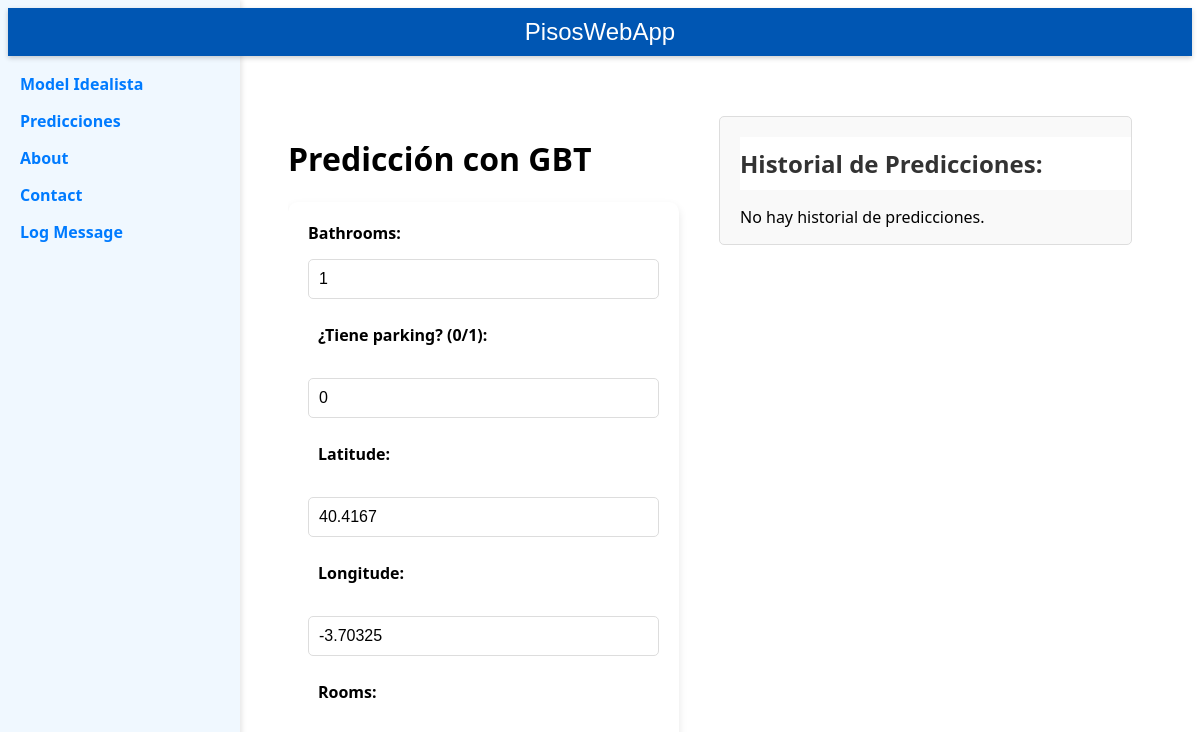
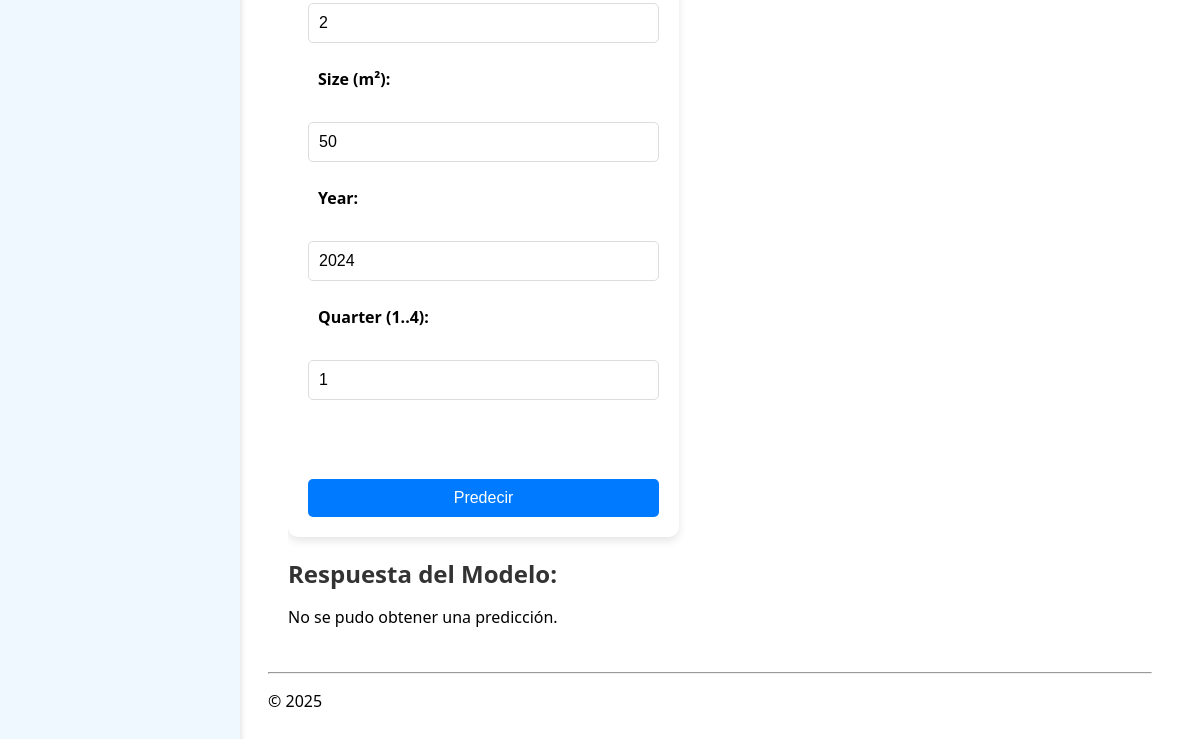
The page /predictions/ on the database as committed earlier (2 pictures, top to bottom).
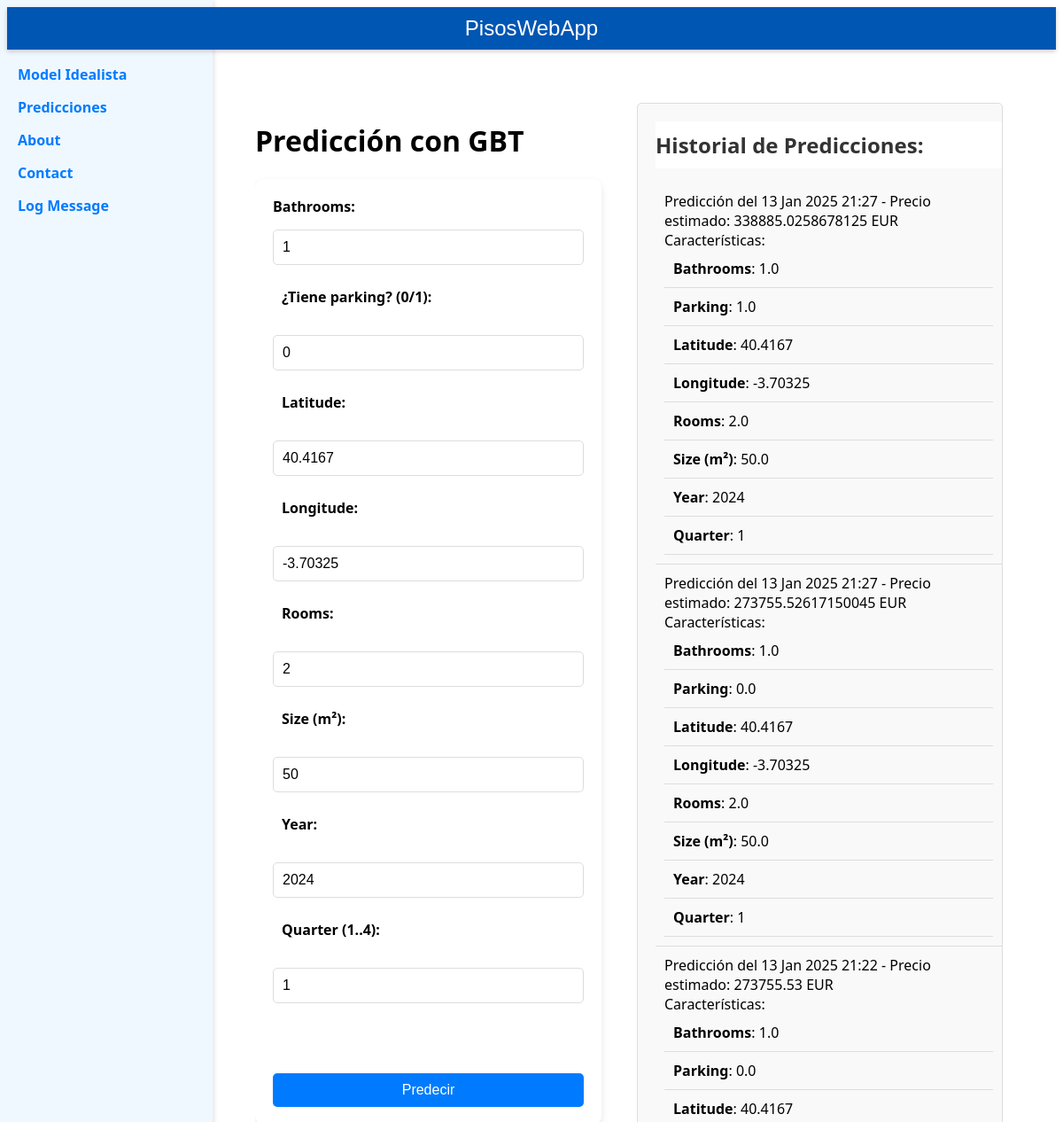
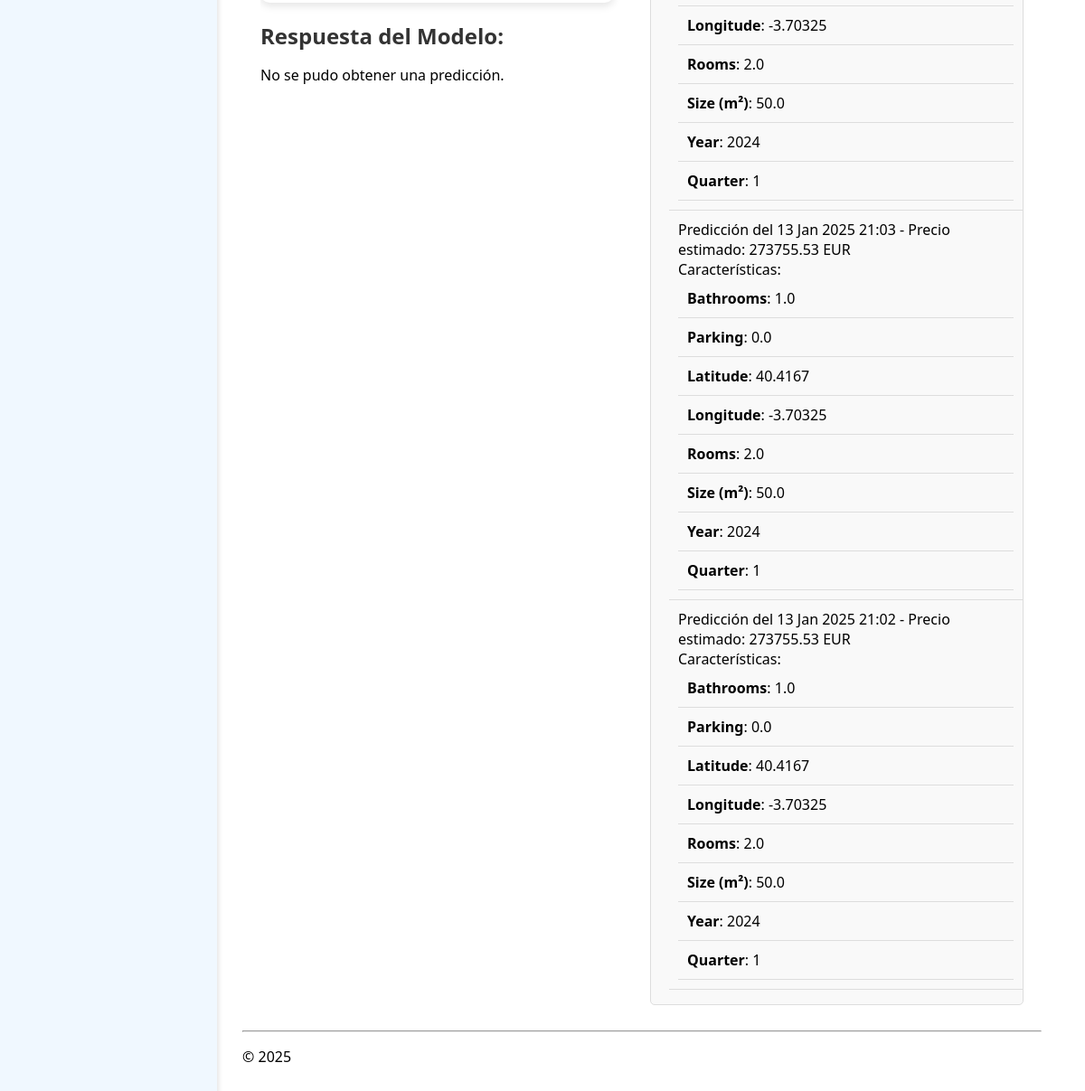
The same page on the database as committed later (2 pictures, top to bottom).
### hello/models.py (models this page shows, shortened)
class PredictionHistory(models.Model):
    bathrooms = models.FloatField()
    isparking = models.FloatField()
    latitude = models.FloatField()
    longitude = models.FloatField()
    rooms = models.FloatField()
    size = models.FloatField()
    year = models.IntegerField()
    quarter = models.IntegerField()
    prediction_value = models.FloatField()
    log_date = models.DateTimeField(auto_now_add=True)

### hello/views.py (the view, shortened to what this page needs)
# urls.py: path("predictions/", views.predict_view, name="predict"),
def predict_view(request):
    bathrooms = 1
    isparking = 0
    latitude = 40.4167
    longitude = -3.70325
    rooms = 2
    size = 50
    year = 2024
    quarter = 1
    predictions = None
    prediction_history = PredictionHistory.objects.all().order_by("-log_date")[:5]  # Últimas 5 predicciones
    return render(request, "hello/predictions.html", {
        "bathrooms": bathrooms,
        "isparking": isparking,
        "latitude": latitude,
        "longitude": longitude,
        "rooms": rooms,
        "size": size,
        "year": year,
        "quarter": quarter,
        "predictions": predictions,  # Aseguramos que esta variable esté disponible
        "prediction_history": prediction_history
    })

### hello/templates/hello/predictions.html (shortened to what this page needs)
{% extends "hello/layout.html" %}
{% block content %}
<div class="container">
    <div class="form-section">
        <h1>Predicción con GBT</h1>
        <form method="POST" action="{% url 'predict' %}">
            <label for="bathrooms">Bathrooms:</label>
            <input type="number" step="1" name="bathrooms" value="{{ bathrooms }}"><br><br>
            <label for="isparking">¿Tiene parking? (0/1):</label>
            <input type="number" step="1" name="isparking" value="{{ isparking }}"><br><br>
            <label for="latitude">Latitude:</label>
            <input type="number" step="any" name="latitude" value="{{ latitude }}"><br><br>
            <label for="longitude">Longitude:</label>
            <input type="number" step="any" name="longitude" value="{{ longitude }}"><br><br>
            <label for="rooms">Rooms:</label>
            <input type="number" step="1" name="rooms" value="{{ rooms }}"><br><br>
            <label for="size">Size (m²):</label>
            <input type="number" step="any" name="size" value="{{ size }}"><br><br>
            <label for="year">Year:</label>
            <input type="number" step="1" name="year" value="{{ year }}"><br><br>
            <label for="quarter">Quarter (1..4):</label>
            <input type="number" step="1" name="quarter" value="{{ quarter }}"><br><br>
            <button type="submit">Predecir</button>
        </form>
        <h2>Respuesta del Modelo:</h2>
        {% if predictions %}
            <p>El precio estimado es: <strong>{{ predictions | floatformat:2 }} EUR</strong></p>
        {% else %}
            <p>No se pudo obtener una predicción.</p>
        {% endif %}
    </div>
    <div class="history-section">
        <h2>Historial de Predicciones:</h2>
        {% if prediction_history %}
            <ul>
                {% for prediction in prediction_history %}
                    <li>
                        Predicción del {{ prediction.log_date | date:"d M Y H:i" }} - Precio estimado: {{ prediction.prediction_value }} EUR
                        <br>
                        Características:
                        <ul>
                            <li><strong>Bathrooms</strong>: {{ prediction.bathrooms }}</li>
                            <li><strong>Parking</strong>: {{ prediction.isparking }}</li>
                            <li><strong>Latitude</strong>: {{ prediction.latitude }}</li>
                            <li><strong>Longitude</strong>: {{ prediction.longitude }}</li>
                            <li><strong>Rooms</strong>: {{ prediction.rooms }}</li>
                            <li><strong>Size (m²)</strong>: {{ prediction.size }}</li>
                            <li><strong>Year</strong>: {{ prediction.year }}</li>
                            <li><strong>Quarter</strong>: {{ prediction.quarter }}</li>
                        </ul>
                    </li>
                {% endfor %}
            </ul>
        {% else %}
            <p>No hay historial de predicciones.</p>
        {% endif %}
    </div>
</div>
{% endblock %}

### hello/templates/hello/layout.html (shortened to what this page needs)
<!DOCTYPE html>
<html lang="en">
<head>
    {% load static %}
    <link rel="stylesheet" href="{% static 'hello/site.css' %}">
</head>
<body>
    <header class="navbar">
        <div class="navbar-brand">PisosWebApp</div>
    </header>
    <div class="container">
        <nav class="sidebar">
            <ul>
                <li><a href="{% url 'home' %}">Home</a></li>
                <li><a href="{% url 'model_idealista' %}">Model Idealista</a></li>
                <li><a href="{% url 'predict' %}">Predicciones</a></li>
                <li><a href="{% url 'about' %}">About</a></li>
                <li><a href="{% url 'contact' %}">Contact</a></li>
                <li><a href="{% url 'log' %}">Log Message</a></li>
            </ul>
        </nav>
        <main class="body-content">
            {% block content %}
            {% endblock %}
            <hr>
            <footer>
                <p>&copy; {% now "Y" %}</p>
            </footer>
        </main>
    </div>
</body>
</html>

### hello/static/hello/site.css (style rules this page uses)
.navbar { background-color: #0056b3; color: white; font-size: 1.5em; font-family: 'Trebuchet MS', Arial, sans-serif; padding: 10px; text-align: center; box-shadow: 0 2px 5px rgba(0, 0, 0, 0.2); z-index: 2; position: relative; }
.sidebar { background-color: #f0f8ff; width: 200px; padding: 20px; box-shadow: 2px 0 5px rgba(0, 0, 0, 0.1); height: 100vh; position: absolute; top: 0; left: 0; z-index: 1; }
.sidebar ul { list-style: none; padding: 0; }
.sidebar li { margin: 15px 0; }
.sidebar a { text-decoration: none; color: #007bff; font-weight: bold; font-family: 'Segoe UI', Tahoma, Geneva, Verdana, sans-serif; }
.body-content { margin-left: 220px; padding: 20px; background-color: #ffffff; font-family: 'Segoe UI', Tahoma, Geneva, Verdana, sans-serif; overflow-y: auto; height: calc(100vh - 40px); box-sizing: border-box; }
.container { display: flex; justify-content: space-between; gap: 20px; padding: 20px; flex-grow: 1; }
.form-section { flex: 1; max-width: 50%; padding-right: 20px; height: 100%; overflow-y: auto; }
.history-section { flex: 1; max-width: 50%; padding-left: 20px; box-sizing: border-box; height: 100%; overflow-y: auto; background-color: #f9f9f9; border: 1px solid #ddd; border-radius: 5px; }
.history-section h2 { position: sticky; top: 0; background-color: #fff; padding: 10px 0; font-size: 1.5em; margin-bottom: 10px; z-index: 10; }
form { display: flex; flex-wrap: wrap; gap: 10px; max-width: 100%; padding: 10px; box-sizing: border-box; }
form label { font-weight: bold; margin-bottom: 5px; display: block; }
form input, form select { width: 100%; padding: 8px; margin-bottom: 5px; border: 1px solid #ddd; border-radius: 5px; box-sizing: border-box; }
form button { background-color: #007bff; color: white; padding: 10px 20px; border: none; border-radius: 5px; cursor: pointer; width: 100%; }
.history-section ul { list-style-type: none; padding: 0; }
.history-section li { padding: 10px; border-bottom: 1px solid #ddd; }
h2 { font-size: 1.5em; color: #333; margin-bottom: 15px; }
form { background-color: #ffffff; border-radius: 10px; box-shadow: 0 4px 8px rgba(0, 0, 0, 0.1); padding: 20px; }
form input { width: 100%; padding: 10px; margin-bottom: 15px; border: 1px solid #ddd; border-radius: 5px; font-size: 1em; }
button { background-color: #007bff; color: white; padding: 10px 20px; border: none; border-radius: 5px; cursor: pointer; font-size: 1em; }

Rows that differ between the two databases and show on the page:
added PredictionHistory: log_date "13 Jan 2025 21:27", prediction_value "338885.0258678125", bathrooms "1.0", isparking "1.0", latitude "40.4167", longitude "-3.70325", rooms "2.0", size "50.0", year "2024", quarter "1"
added PredictionHistory: log_date "13 Jan 2025 21:27", prediction_value "273755.52617150045", bathrooms "1.0", isparking "0.0", latitude "40.4167", longitude "-3.70325", rooms "2.0", size "50.0", year "2024", quarter "1"
added PredictionHistory: log_date "13 Jan 2025 21:22", prediction_value "273755.53", bathrooms "1.0", isparking "0.0", latitude "40.4167", longitude "-3.70325", rooms "2.0", size "50.0", year "2024", quarter "1"
added PredictionHistory: log_date "13 Jan 2025 21:03", prediction_value "273755.53", bathrooms "1.0", isparking "0.0", latitude "40.4167", longitude "-3.70325", rooms "2.0", size "50.0", year "2024", quarter "1"
added PredictionHistory: log_date "13 Jan 2025 21:02", prediction_value "273755.53", bathrooms "1.0", isparking "0.0", latitude "40.4167", longitude "-3.70325", rooms "2.0", size "50.0", year "2024", quarter "1"
Other text that changed with them:
text no longer shown: "No hay historial de predicciones."
